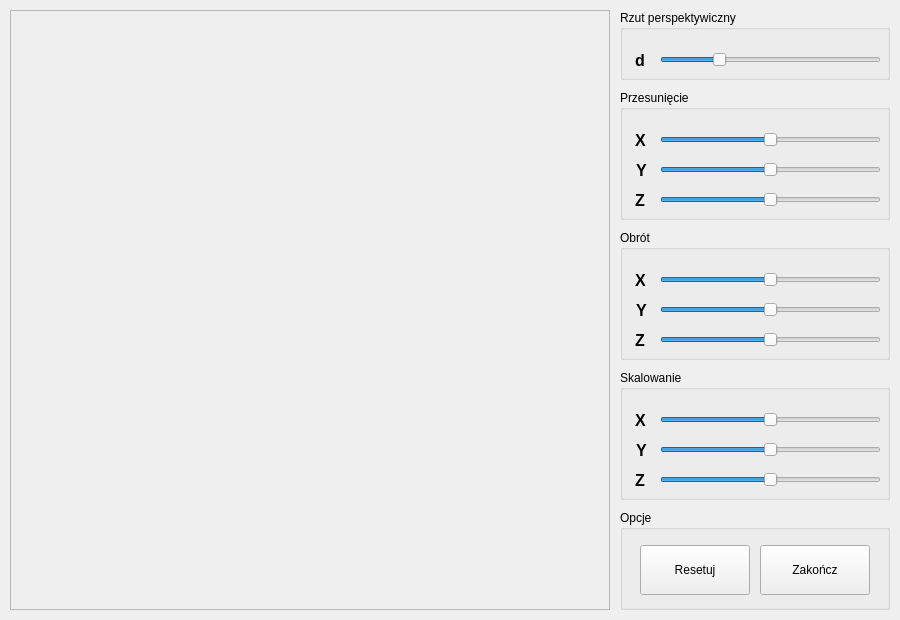
<?xml version="1.0" encoding="UTF-8"?>
<ui version="4.0">
 <class>MainWindow</class>
 <widget class="QMainWindow" name="MainWindow">
  <property name="geometry">
   <rect>
    <x>0</x>
    <y>0</y>
    <width>900</width>
    <height>620</height>
   </rect>
  </property>
  <property name="windowTitle">
   <string>PGK - Zadanie #13: Transformacje 3D</string>
  </property>
  <widget class="QWidget" name="centralwidget">
   <widget class="QFrame" name="frame">
    <property name="geometry">
     <rect>
      <x>10</x>
      <y>10</y>
      <width>600</width>
      <height>600</height>
     </rect>
    </property>
    <property name="frameShape">
     <enum>QFrame::StyledPanel</enum>
    </property>
    <property name="frameShadow">
     <enum>QFrame::Raised</enum>
    </property>
   </widget>
   <widget class="QGroupBox" name="groupBox">
    <property name="geometry">
     <rect>
      <x>620</x>
      <y>10</y>
      <width>270</width>
      <height>70</height>
     </rect>
    </property>
    <property name="title">
     <string>Rzut perspektywiczny</string>
    </property>
    <widget class="QSlider" name="distanceSlider">
     <property name="geometry">
      <rect>
       <x>40</x>
       <y>40</y>
       <width>221</width>
       <height>20</height>
      </rect>
     </property>
     <property name="minimum">
      <number>200</number>
     </property>
     <property name="maximum">
      <number>600</number>
     </property>
     <property name="value">
      <number>300</number>
     </property>
     <property name="orientation">
      <enum>Qt::Horizontal</enum>
     </property>
    </widget>
    <widget class="QLabel" name="label">
     <property name="geometry">
      <rect>
       <x>15</x>
       <y>40</y>
       <width>16</width>
       <height>20</height>
      </rect>
     </property>
     <property name="font">
      <font>
       <pointsize>12</pointsize>
       <bold>true</bold>
      </font>
     </property>
     <property name="text">
      <string>d</string>
     </property>
    </widget>
   </widget>
   <widget class="QGroupBox" name="translationGroupBox">
    <property name="geometry">
     <rect>
      <x>620</x>
      <y>90</y>
      <width>270</width>
      <height>130</height>
     </rect>
    </property>
    <property name="title">
     <string>Przesunięcie</string>
    </property>
    <widget class="QSlider" name="translationXSlider">
     <property name="geometry">
      <rect>
       <x>40</x>
       <y>40</y>
       <width>221</width>
       <height>20</height>
      </rect>
     </property>
     <property name="minimum">
      <number>-300</number>
     </property>
     <property name="maximum">
      <number>300</number>
     </property>
     <property name="orientation">
      <enum>Qt::Horizontal</enum>
     </property>
    </widget>
    <widget class="QLabel" name="label_2">
     <property name="geometry">
      <rect>
       <x>15</x>
       <y>40</y>
       <width>16</width>
       <height>20</height>
      </rect>
     </property>
     <property name="font">
      <font>
       <pointsize>12</pointsize>
       <bold>true</bold>
      </font>
     </property>
     <property name="text">
      <string>X</string>
     </property>
    </widget>
    <widget class="QLabel" name="label_3">
     <property name="geometry">
      <rect>
       <x>16</x>
       <y>70</y>
       <width>16</width>
       <height>20</height>
      </rect>
     </property>
     <property name="font">
      <font>
       <pointsize>12</pointsize>
       <bold>true</bold>
      </font>
     </property>
     <property name="text">
      <string>Y</string>
     </property>
    </widget>
    <widget class="QSlider" name="translationYSlider">
     <property name="geometry">
      <rect>
       <x>40</x>
       <y>70</y>
       <width>221</width>
       <height>20</height>
      </rect>
     </property>
     <property name="minimum">
      <number>-300</number>
     </property>
     <property name="maximum">
      <number>300</number>
     </property>
     <property name="orientation">
      <enum>Qt::Horizontal</enum>
     </property>
    </widget>
    <widget class="QSlider" name="translationZSlider">
     <property name="geometry">
      <rect>
       <x>40</x>
       <y>100</y>
       <width>221</width>
       <height>20</height>
      </rect>
     </property>
     <property name="minimum">
      <number>-100</number>
     </property>
     <property name="maximum">
      <number>100</number>
     </property>
     <property name="orientation">
      <enum>Qt::Horizontal</enum>
     </property>
    </widget>
    <widget class="QLabel" name="label_4">
     <property name="geometry">
      <rect>
       <x>15</x>
       <y>100</y>
       <width>16</width>
       <height>20</height>
      </rect>
     </property>
     <property name="font">
      <font>
       <pointsize>12</pointsize>
       <bold>true</bold>
      </font>
     </property>
     <property name="text">
      <string>Z</string>
     </property>
    </widget>
   </widget>
   <widget class="QGroupBox" name="rotationGroupBox">
    <property name="geometry">
     <rect>
      <x>620</x>
      <y>230</y>
      <width>270</width>
      <height>130</height>
     </rect>
    </property>
    <property name="title">
     <string>Obrót</string>
    </property>
    <widget class="QSlider" name="rotationXSlider">
     <property name="geometry">
      <rect>
       <x>40</x>
       <y>40</y>
       <width>221</width>
       <height>20</height>
      </rect>
     </property>
     <property name="minimum">
      <number>-180</number>
     </property>
     <property name="maximum">
      <number>180</number>
     </property>
     <property name="orientation">
      <enum>Qt::Horizontal</enum>
     </property>
    </widget>
    <widget class="QLabel" name="label_11">
     <property name="geometry">
      <rect>
       <x>15</x>
       <y>40</y>
       <width>16</width>
       <height>20</height>
      </rect>
     </property>
     <property name="font">
      <font>
       <pointsize>12</pointsize>
       <bold>true</bold>
      </font>
     </property>
     <property name="text">
      <string>X</string>
     </property>
    </widget>
    <widget class="QLabel" name="label_12">
     <property name="geometry">
      <rect>
       <x>16</x>
       <y>70</y>
       <width>16</width>
       <height>20</height>
      </rect>
     </property>
     <property name="font">
      <font>
       <pointsize>12</pointsize>
       <bold>true</bold>
      </font>
     </property>
     <property name="text">
      <string>Y</string>
     </property>
    </widget>
    <widget class="QSlider" name="rotationYSlider">
     <property name="geometry">
      <rect>
       <x>40</x>
       <y>70</y>
       <width>221</width>
       <height>20</height>
      </rect>
     </property>
     <property name="minimum">
      <number>-180</number>
     </property>
     <property name="maximum">
      <number>180</number>
     </property>
     <property name="orientation">
      <enum>Qt::Horizontal</enum>
     </property>
    </widget>
    <widget class="QSlider" name="rotationZSlider">
     <property name="geometry">
      <rect>
       <x>40</x>
       <y>100</y>
       <width>221</width>
       <height>20</height>
      </rect>
     </property>
     <property name="minimum">
      <number>-180</number>
     </property>
     <property name="maximum">
      <number>180</number>
     </property>
     <property name="orientation">
      <enum>Qt::Horizontal</enum>
     </property>
    </widget>
    <widget class="QLabel" name="label_13">
     <property name="geometry">
      <rect>
       <x>15</x>
       <y>100</y>
       <width>16</width>
       <height>20</height>
      </rect>
     </property>
     <property name="font">
      <font>
       <pointsize>12</pointsize>
       <bold>true</bold>
      </font>
     </property>
     <property name="text">
      <string>Z</string>
     </property>
    </widget>
   </widget>
   <widget class="QGroupBox" name="scalingGroupBox">
    <property name="geometry">
     <rect>
      <x>620</x>
      <y>370</y>
      <width>270</width>
      <height>130</height>
     </rect>
    </property>
    <property name="title">
     <string>Skalowanie</string>
    </property>
    <widget class="QSlider" name="scalingXSlider">
     <property name="geometry">
      <rect>
       <x>40</x>
       <y>40</y>
       <width>221</width>
       <height>20</height>
      </rect>
     </property>
     <property name="minimum">
      <number>0</number>
     </property>
     <property name="maximum">
      <number>100</number>
     </property>
     <property name="value">
      <number>50</number>
     </property>
     <property name="orientation">
      <enum>Qt::Horizontal</enum>
     </property>
    </widget>
    <widget class="QLabel" name="label_14">
     <property name="geometry">
      <rect>
       <x>15</x>
       <y>40</y>
       <width>16</width>
       <height>20</height>
      </rect>
     </property>
     <property name="font">
      <font>
       <pointsize>12</pointsize>
       <bold>true</bold>
      </font>
     </property>
     <property name="text">
      <string>X</string>
     </property>
    </widget>
    <widget class="QLabel" name="label_15">
     <property name="geometry">
      <rect>
       <x>16</x>
       <y>70</y>
       <width>16</width>
       <height>20</height>
      </rect>
     </property>
     <property name="font">
      <font>
       <pointsize>12</pointsize>
       <bold>true</bold>
      </font>
     </property>
     <property name="text">
      <string>Y</string>
     </property>
    </widget>
    <widget class="QSlider" name="scalingYSlider">
     <property name="geometry">
      <rect>
       <x>40</x>
       <y>70</y>
       <width>221</width>
       <height>20</height>
      </rect>
     </property>
     <property name="minimum">
      <number>0</number>
     </property>
     <property name="maximum">
      <number>100</number>
     </property>
     <property name="value">
      <number>50</number>
     </property>
     <property name="orientation">
      <enum>Qt::Horizontal</enum>
     </property>
    </widget>
    <widget class="QSlider" name="scalingZSlider">
     <property name="geometry">
      <rect>
       <x>40</x>
       <y>100</y>
       <width>221</width>
       <height>20</height>
      </rect>
     </property>
     <property name="minimum">
      <number>0</number>
     </property>
     <property name="maximum">
      <number>100</number>
     </property>
     <property name="value">
      <number>50</number>
     </property>
     <property name="orientation">
      <enum>Qt::Horizontal</enum>
     </property>
    </widget>
    <widget class="QLabel" name="label_16">
     <property name="geometry">
      <rect>
       <x>15</x>
       <y>100</y>
       <width>16</width>
       <height>20</height>
      </rect>
     </property>
     <property name="font">
      <font>
       <pointsize>12</pointsize>
       <bold>true</bold>
      </font>
     </property>
     <property name="text">
      <string>Z</string>
     </property>
    </widget>
   </widget>
   <widget class="QGroupBox" name="optionGroupBox">
    <property name="geometry">
     <rect>
      <x>620</x>
      <y>510</y>
      <width>270</width>
      <height>100</height>
     </rect>
    </property>
    <property name="title">
     <string>Opcje</string>
    </property>
    <widget class="QPushButton" name="resetButton">
     <property name="geometry">
      <rect>
       <x>20</x>
       <y>35</y>
       <width>110</width>
       <height>50</height>
      </rect>
     </property>
     <property name="text">
      <string>Resetuj</string>
     </property>
    </widget>
    <widget class="QPushButton" name="exitButton">
     <property name="geometry">
      <rect>
       <x>140</x>
       <y>35</y>
       <width>110</width>
       <height>50</height>
      </rect>
     </property>
     <property name="text">
      <string>Zakończ</string>
     </property>
    </widget>
   </widget>
  </widget>
 </widget>
 <resources/>
 <connections/>
</ui>
